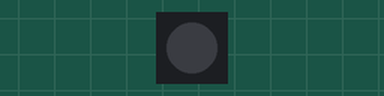
Bench run of a sketch on a simulated ESP8266 (Wemos D1 mini). On the bench: 1 RGB LEDs in strip order, left to right. Dim RGB values are drawn brighter than linear; WiFi joins after 1.5 s; servers stay silent unless stated; the local clock reads 2024-03-15 10:24:30 at power-on unless the sketch sets it; what the sketch prints to the serial monitor is not drawn.

Above: at 1.65 s.
At 12.68 s:
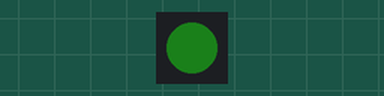
At 35.33 s:
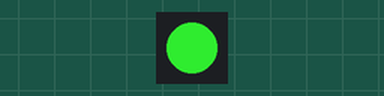
Timing chart, 0 to 37.1 s (numbered marks = the images above):
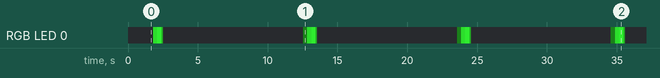

Measured:
- by itself, RGB LED 0: off → RGB(30, 150, 30) at 1.8 s, → RGB(40, 200, 40) 0.30 s later, → RGB(10, 50, 10) 0.30 s later, → off 0.11 s later, … (19 changes in this stretch)

The sketch:

WemosSleep.ino
```cpp
#include <ArduinoOTA.h>

#include <ESP8266WiFi.h>          //ESP8266 Core WiFi Library (you most likely already have this in your sketch)
#include <ESP8266mDNS.h>

#include <DNSServer.h>            //Local DNS Server used for redirecting all requests to the configuration portal
#include <ESP8266WebServer.h>     //Local WebServer used to serve the configuration portal
#include <WiFiManager.h>          //https://github.com/tzapu/WiFiManager WiFi Configuration Magic


#include <ESP8266HTTPClient.h>

#include <Adafruit_NeoPixel.h>

#include <time.h>

#include <WiFiUdp.h>

#define min(a,b) ((a<b)?a:b)

ADC_MODE(ADC_VCC);

Adafruit_NeoPixel pixels = Adafruit_NeoPixel(1, D2, NEO_GRB + NEO_KHZ800);
WiFiUDP udp;
IPAddress ipMulti(236, 42, 42, 42);

void setup() {
  Serial.begin(9600);
  Serial.setDebugOutput(true);
  WiFiManager wifiManager;

  wifiManager.autoConnect();

  pixels.begin();
  ArduinoOTA.begin();

  Serial.println(WiFi.getMode());
  WiFi.setSleepMode(WIFI_LIGHT_SLEEP);
  configTime(3 * 3600, 0, "pool.ntp.org", "time.nist.gov"); // only required for https (initializes sntp)
  udp.beginMulticast(WiFi.localIP(), ipMulti, 4242);
}

void loop() {
  static int count = 0;

  int numBytes = udp.parsePacket();
  if (numBytes) {
    char buf[5];
    udp.read(buf, min(numBytes, 5)); // TODO: use data for color/pattern

    pixels.setPixelColor(0, pixels.Color(0,0,255));
    pixels.show();
    delay(1000);
    pixels.clear();
    pixels.show();
  }

  if (count % 20 == 0) {
    for (int i = 0; i < 50; i++)
    {
      pixels.setPixelColor(0, pixels.Color(i, i * 5, i));
      pixels.show();
      delay(10);
    }
    for (int i = 50; i >= 0; i--)
    {
      pixels.setPixelColor(0, pixels.Color(i, i * 5, i));
      pixels.show();
      delay(10);
    }
  }

  ArduinoOTA.handle();
  if (count % 6 == 17) { // disabled
    uint16_t vcc = ESP.getVcc();
    HTTPClient http;
    int res = http.begin("https://dweet.io/dweet/for/esp85e742?vcc=" + String(vcc/1024.0), "5C D1 3E DC D9 F8 48 97 1C 55 8F 1A DA 31 8F 5B FE 2E 14 B6");
    res = http.GET();
    http.end();
  }
  delay(500);
  count += 1;
}
```
